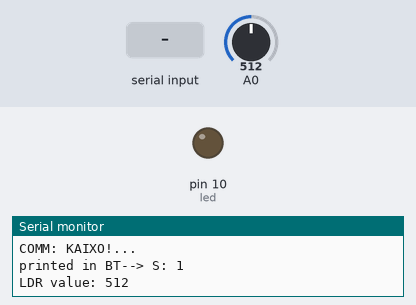
Recording of a sketch running on a simulated Arduino Uno, built with avr-gcc and run on an emulated ATmega328P. Shown: output pins drawn as LEDs (lit = HIGH), the last lines printed to the serial monitor. The inputs (shaded band) are chosen by the test bench; at power-on: A0 = 512.

Above: at 1.2 s.
1.3 s: "1" received over the second serial link
At 1.6 s:
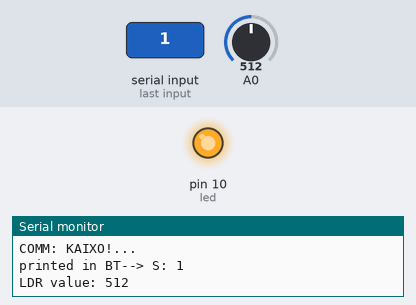
2.8 s: "0" received over the second serial link
At 4.0 s:
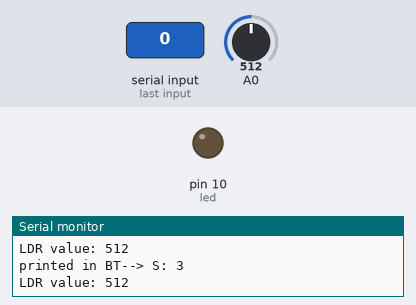
4.3 s: "2" received over the second serial link
At 5.1 s:
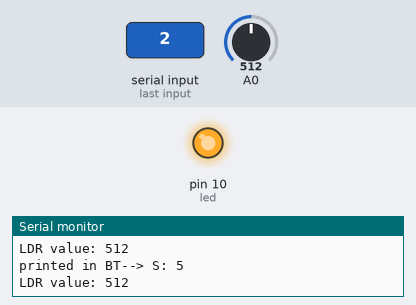
Timing chart, 0 to 7.3 s (numbered marks = the images above; inputs shaded):
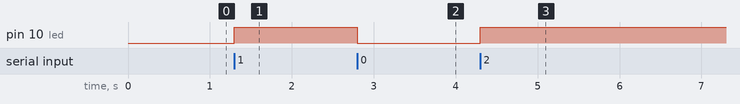

The sketch:

Uno_BT.ino
```cpp
/*
* Simple program to send information throught the serial bluetooth.
* Every second the Led in the arduino board switches and a message is printed
* in both, the comm (pin 0,1) and bt (pins 2,3) serial interfaces.
* Be carefull, this example uses the Timer 2 of Arduino UNO Rev3, check the
* documentation if you use other model of Arduino.
*  - Arduino timer 2, refs:
*     * http://arduinomega.blogspot.pt/2011/05/timer2-and-overflow-interrupt-lets-get.html
*     * http://real2electronics.blogspot.pt/2011/01/timer-2.html
*/

#include <avr/interrupt.h>
#include <avr/io.h>

#include <SoftwareSerial.h>

#define rxPin 2
#define txPin 3

// Pin 13 is a LED
int led = 10;

// Bluetooth seria communication pin 2 and 3
SoftwareSerial btSerial =  SoftwareSerial(rxPin, txPin);

boolean flag_seconds = false;
int seconds = 0;
int ticks = 0;

int ldr =0;

int led_state = 0;

//Timer2 Overflow Interrupt Vector, called every 1ms
ISR(TIMER2_OVF_vect) {
  ticks++;               //Increments the interrupt counter
  if(ticks > 999){
    ticks = 0;           //Resets the interrupt counter
    flag_seconds = true;
    seconds++;
  }
  TCNT2 = 130;           //Reset Timer to 130 out of 255
  TIFR2 = 0x00;          //Timer2 INT Flag Reg: Clear Timer Overflow Flag
};


// the setup routine runs once when you press reset:
void setup() {

  // initialize the digital pin as an output.
  pinMode(led, OUTPUT);

  Serial.begin(57600);
  btSerial.begin(57600);

  Serial.println("COMM: KAIXO!...");
  btSerial.println("BT: KAIXO!...");

  //Setup Timer2 to fire every 1ms
  TCCR2B = 0x00;        //Disbale Timer2 while we set it up
  TCNT2  = 130;         //Reset Timer Count to 130 out of 255
  TIFR2  = 0x00;        //Timer2 INT Flag Reg: Clear Timer Overflow Flag
  TIMSK2 = 0x01;        //Timer2 INT Reg: Timer2 Overflow Interrupt Enable
  TCCR2A = 0x00;        //Timer2 Control Reg A: Wave Gen Mode normal
  TCCR2B = 0x05;        //Timer2 Control Reg B: Timer Prescaler set to 128

}

// the loop routine runs over and over again forever:
void loop() {

  if(check_clock()){

    //my_code();

  }

    // Info from Comm1 is written in the BT comm
  if (Serial.available()){
    btSerial.write(Serial.read());
  }

  // Info from BT is displayed in Comm1
  if (btSerial.available()){
    char command = btSerial.read();

    if(command ='l'){
      my_code();
    }
    //Serial.print("Commando recibido: ");
    //Serial.write(command);

  }

}

// This method updates a counter of seconds and shows information throught the Serial interface
boolean check_clock(){

  if(flag_seconds){
    flag_seconds = false;

    btSerial.print("S: ");
    btSerial.println(seconds);

    Serial.print("printed in BT--> S: ");
    Serial.println(seconds);

    ldr = analogRead(0);
    Serial.print("LDR value: ");
    Serial.println(ldr);

    return true;
  }
  return false;
}

void my_code(){
     if(led_state == 0){
      digitalWrite(led, HIGH);   // turn the LED on (HIGH is the voltage level)
      led_state = 1;
    }else{
      digitalWrite(led, LOW);    // turn the LED off by making the voltage LOW
      led_state = 0;
    }

}
```

Measured:
- after the input at 1.3 s, pin 10 (led): LOW → HIGH at once
- after the input at 2.8 s, pin 10 (led): HIGH → LOW at once
- after the input at 4.3 s, pin 10 (led): LOW → HIGH at once
